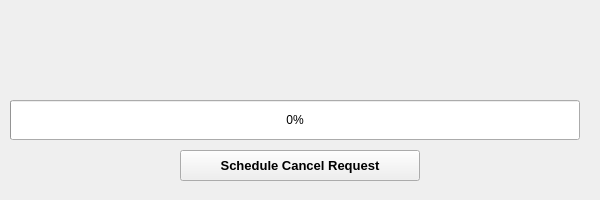
<?xml version="1.0" encoding="UTF-8"?>
<ui version="4.0">
 <class>ProgressDialog</class>
 <widget class="QDialog" name="ProgressDialog">
  <property name="windowModality">
   <enum>Qt::ApplicationModal</enum>
  </property>
  <property name="geometry">
   <rect>
    <x>0</x>
    <y>0</y>
    <width>600</width>
    <height>200</height>
   </rect>
  </property>
  <property name="minimumSize">
   <size>
    <width>600</width>
    <height>200</height>
   </size>
  </property>
  <property name="maximumSize">
   <size>
    <width>600</width>
    <height>200</height>
   </size>
  </property>
  <property name="baseSize">
   <size>
    <width>600</width>
    <height>150</height>
   </size>
  </property>
  <property name="font">
   <font>
    <kerning>false</kerning>
   </font>
  </property>
  <property name="windowTitle">
   <string>Dialog</string>
  </property>
  <property name="windowIcon">
   <iconset resource="../resources/ChartGeany.qrc">
    <normaloff>:/png/images/icons/PNG/cglogo.png</normaloff>:/png/images/icons/PNG/cglogo.png</iconset>
  </property>
  <property name="autoFillBackground">
   <bool>true</bool>
  </property>
  <property name="modal">
   <bool>true</bool>
  </property>
  <widget class="QLabel" name="messageLabel">
   <property name="geometry">
    <rect>
     <x>20</x>
     <y>10</y>
     <width>550</width>
     <height>75</height>
    </rect>
   </property>
   <property name="font">
    <font>
     <pointsize>10</pointsize>
     <weight>75</weight>
     <bold>true</bold>
    </font>
   </property>
   <property name="text">
    <string/>
   </property>
   <property name="alignment">
    <set>Qt::AlignCenter</set>
   </property>
  </widget>
  <widget class="QProgressBar" name="progressBar">
   <property name="geometry">
    <rect>
     <x>10</x>
     <y>100</y>
     <width>570</width>
     <height>40</height>
    </rect>
   </property>
   <property name="value">
    <number>0</number>
   </property>
  </widget>
  <widget class="QPushButton" name="cancelRequestButton">
   <property name="geometry">
    <rect>
     <x>180</x>
     <y>150</y>
     <width>240</width>
     <height>31</height>
    </rect>
   </property>
   <property name="font">
    <font>
     <pointsize>10</pointsize>
     <weight>75</weight>
     <bold>true</bold>
    </font>
   </property>
   <property name="focusPolicy">
    <enum>Qt::NoFocus</enum>
   </property>
   <property name="autoFillBackground">
    <bool>true</bool>
   </property>
   <property name="text">
    <string>Schedule Cancel Request</string>
   </property>
  </widget>
 </widget>
 <resources>
  <include location="../resources/ChartGeany.qrc"/>
 </resources>
 <connections/>
</ui>
